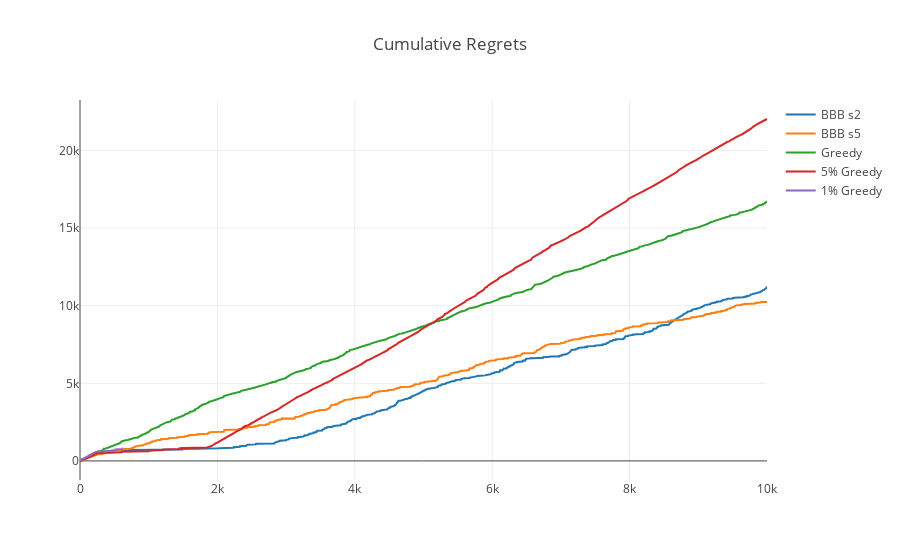

Here is the notebook cell this chart was saved with:
### Code cell


### Figure 1 — Plotly figure (JSON) as saved in the notebook; plotly's stock layout.template omitted (floating-point values rounded to 4 significant figures; data arrays with more than 128 entries replaced by an {"elided": "..."} marker saying what was removed)
{"data": [{"name": "BBB s2", "type": "scatter", "uid": "7084aa98-136a-42db-b963-8506248bc5ad", "x": {"elided": "10001 int values"}, "y": {"elided": "10001 int values"}}, {"name": "BBB s5", "type": "scatter", "uid": "326fbdd2-243a-4ccd-ba32-48159a1af52c", "x": {"elided": "10001 int values"}, "y": {"elided": "10001 int values"}}, {"name": "Greedy", "type": "scatter", "uid": "f63e8908-c033-4577-b0cf-74cb9e568a09", "x": {"elided": "10001 int values"}, "y": {"elided": "10001 int values"}}, {"name": "5% Greedy", "type": "scatter", "uid": "0d5ec90c-a5e1-46ad-b892-68e317cb864e", "x": {"elided": "10001 int values"}, "y": {"elided": "10001 int values"}}, {"name": "1% Greedy", "type": "scatter", "uid": "9318d7ed-3142-40ee-8818-9b3c74302695", "x": {"elided": "631 int values"}, "y": {"elided": "631 int values"}}], "layout": {"autosize": true, "title": {"text": "Cumulative Regrets"}, "xaxis": {"autorange": true, "range": [0, 10000], "type": "linear"}, "yaxis": {"autorange": true, "range": [-1229.0, 23250.0], "type": "linear"}}}
